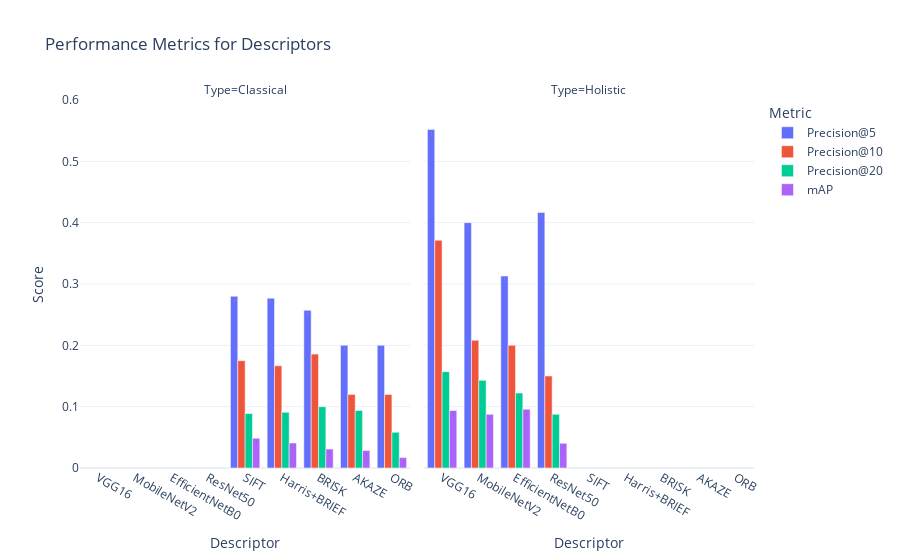

Notebook code cell kept with this figure:
### Markdown cell above
## Visualisation

### Code cell
# Data for the descriptors and their performance metrics
data = {
    'Descriptor': [
        'ORB', 'SIFT', 'Harris+BRIEF', 'AKAZE', 'BRISK', 
        'ResNet50', 'VGG16', 'MobileNetV2', 'EfficientNetB0'
    ],
    'Precision@5': [0.2000, 0.2800, 0.2769, 0.2000, 0.2571, 0.4167, 0.5520, 0.4000, 0.3130],
    'Precision@10': [0.1200, 0.1750, 0.1667, 0.1200, 0.1857, 0.1500, 0.3714, 0.2083, 0.2000],
    'Precision@20': [0.0583, 0.0889, 0.0909, 0.0938, 0.1000, 0.0875, 0.1571, 0.1429, 0.1222],
    'mAP': [0.0170, 0.0485, 0.0407, 0.0285, 0.0308, 0.0402, 0.0938, 0.0875, 0.0959]
}

# Convert the data into a DataFrame
df = pd.DataFrame(data)

# Add a new column to classify descriptors as 'Classical' or 'Holistic'
df['Type'] = ['Classical', 'Classical', 'Classical', 'Classical', 'Classical', 
              'Holistic', 'Holistic', 'Holistic', 'Holistic']

# Melt the DataFrame to structure it for Plotly Express
df_melted = df.melt(id_vars=['Descriptor', 'Type'], var_name='Metric', value_name='Value')

# Create a grouped bar plot using Plotly Express
fig = px.bar(
    df_melted,
    x='Descriptor',
    y='Value',
    color='Metric',
    barmode='group',
    title='Performance Metrics for Descriptors',
    labels={'Value': 'Score', 'Descriptor': 'Descriptor'},
    text='Value',
    facet_col='Type',  # Separate Classical and Holistic descriptors
    # color_discrete_sequence=px.colors.qualitative.Set1  # Use distinct colors
)

# Update layout for better readability
fig.update_layout(
    template='plotly_white',
    yaxis=dict(title='Score', range=[0, 0.6]),
    legend_title='Metric',
    xaxis={'categoryorder': 'total descending'},
)

# Display the plot
fig.show()

### Figure 1 — Plotly figure (JSON) as saved in the notebook; plotly's stock layout.template omitted (floating-point values rounded to 4 significant figures)
{"data": [{"alignmentgroup": "True", "hovertemplate": "Metric=Precision@5<br>Type=Classical<br>Descriptor=%{x}<br>Score=%{text}<extra></extra>", "legendgroup": "Precision@5", "marker": {"color": "#636efa", "pattern": {"shape": ""}}, "name": "Precision@5", "offsetgroup": "Precision@5", "orientation": "v", "showlegend": true, "text": [0.2, 0.28, 0.2769, 0.2, 0.2571], "textposition": "auto", "type": "bar", "x": ["ORB", "SIFT", "Harris+BRIEF", "AKAZE", "BRISK"], "xaxis": "x", "y": [0.2, 0.28, 0.2769, 0.2, 0.2571], "yaxis": "y"}, {"alignmentgroup": "True", "hovertemplate": "Metric=Precision@5<br>Type=Holistic<br>Descriptor=%{x}<br>Score=%{text}<extra></extra>", "legendgroup": "Precision@5", "marker": {"color": "#636efa", "pattern": {"shape": ""}}, "name": "Precision@5", "offsetgroup": "Precision@5", "orientation": "v", "showlegend": false, "text": [0.4167, 0.552, 0.4, 0.313], "textposition": "auto", "type": "bar", "x": ["ResNet50", "VGG16", "MobileNetV2", "EfficientNetB0"], "xaxis": "x2", "y": [0.4167, 0.552, 0.4, 0.313], "yaxis": "y2"}, {"alignmentgroup": "True", "hovertemplate": "Metric=Precision@10<br>Type=Classical<br>Descriptor=%{x}<br>Score=%{text}<extra></extra>", "legendgroup": "Precision@10", "marker": {"color": "#EF553B", "pattern": {"shape": ""}}, "name": "Precision@10", "offsetgroup": "Precision@10", "orientation": "v", "showlegend": true, "text": [0.12, 0.175, 0.1667, 0.12, 0.1857], "textposition": "auto", "type": "bar", "x": ["ORB", "SIFT", "Harris+BRIEF", "AKAZE", "BRISK"], "xaxis": "x", "y": [0.12, 0.175, 0.1667, 0.12, 0.1857], "yaxis": "y"}, {"alignmentgroup": "True", "hovertemplate": "Metric=Precision@10<br>Type=Holistic<br>Descriptor=%{x}<br>Score=%{text}<extra></extra>", "legendgroup": "Precision@10", "marker": {"color": "#EF553B", "pattern": {"shape": ""}}, "name": "Precision@10", "offsetgroup": "Precision@10", "orientation": "v", "showlegend": false, "text": [0.15, 0.3714, 0.2083, 0.2], "textposition": "auto", "type": "bar", "x": ["ResNet50", "VGG16", "MobileNetV2", "EfficientNetB0"], "xaxis": "x2", "y": [0.15, 0.3714, 0.2083, 0.2], "yaxis": "y2"}, {"alignmentgroup": "True", "hovertemplate": "Metric=Precision@20<br>Type=Classical<br>Descriptor=%{x}<br>Score=%{text}<extra></extra>", "legendgroup": "Precision@20", "marker": {"color": "#00cc96", "pattern": {"shape": ""}}, "name": "Precision@20", "offsetgroup": "Precision@20", "orientation": "v", "showlegend": true, "text": [0.0583, 0.0889, 0.0909, 0.0938, 0.1], "textposition": "auto", "type": "bar", "x": ["ORB", "SIFT", "Harris+BRIEF", "AKAZE", "BRISK"], "xaxis": "x", "y": [0.0583, 0.0889, 0.0909, 0.0938, 0.1], "yaxis": "y"}, {"alignmentgroup": "True", "hovertemplate": "Metric=Precision@20<br>Type=Holistic<br>Descriptor=%{x}<br>Score=%{text}<extra></extra>", "legendgroup": "Precision@20", "marker": {"color": "#00cc96", "pattern": {"shape": ""}}, "name": "Precision@20", "offsetgroup": "Precision@20", "orientation": "v", "showlegend": false, "text": [0.0875, 0.1571, 0.1429, 0.1222], "textposition": "auto", "type": "bar", "x": ["ResNet50", "VGG16", "MobileNetV2", "EfficientNetB0"], "xaxis": "x2", "y": [0.0875, 0.1571, 0.1429, 0.1222], "yaxis": "y2"}, {"alignmentgroup": "True", "hovertemplate": "Metric=mAP<br>Type=Classical<br>Descriptor=%{x}<br>Score=%{text}<extra></extra>", "legendgroup": "mAP", "marker": {"color": "#ab63fa", "pattern": {"shape": ""}}, "name": "mAP", "offsetgroup": "mAP", "orientation": "v", "showlegend": true, "text": [0.017, 0.0485, 0.0407, 0.0285, 0.0308], "textposition": "auto", "type": "bar", "x": ["ORB", "SIFT", "Harris+BRIEF", "AKAZE", "BRISK"], "xaxis": "x", "y": [0.017, 0.0485, 0.0407, 0.0285, 0.0308], "yaxis": "y"}, {"alignmentgroup": "True", "hovertemplate": "Metric=mAP<br>Type=Holistic<br>Descriptor=%{x}<br>Score=%{text}<extra></extra>", "legendgroup": "mAP", "marker": {"color": "#ab63fa", "pattern": {"shape": ""}}, "name": "mAP", "offsetgroup": "mAP", "orientation": "v", "showlegend": false, "text": [0.0402, 0.0938, 0.0875, 0.0959], "textposition": "auto", "type": "bar", "x": ["ResNet50", "VGG16", "MobileNetV2", "EfficientNetB0"], "xaxis": "x2", "y": [0.0402, 0.0938, 0.0875, 0.0959], "yaxis": "y2"}], "layout": {"annotations": [{"font": {}, "showarrow": false, "text": "Type=Classical", "x": 0.245, "xanchor": "center", "xref": "paper", "y": 1, "yanchor": "bottom", "yref": "paper"}, {"font": {}, "showarrow": false, "text": "Type=Holistic", "x": 0.755, "xanchor": "center", "xref": "paper", "y": 1, "yanchor": "bottom", "yref": "paper"}], "barmode": "group", "legend": {"title": {"text": "Metric"}, "tracegroupgap": 0}, "title": {"text": "Performance Metrics for Descriptors"}, "xaxis": {"anchor": "y", "categoryorder": "total descending", "domain": [0, 0.49], "title": {"text": "Descriptor"}}, "xaxis2": {"anchor": "y2", "domain": [0.51, 1], "matches": "x", "title": {"text": "Descriptor"}}, "yaxis": {"anchor": "x", "domain": [0, 1], "range": [0, 0.6], "title": {"text": "Score"}}, "yaxis2": {"anchor": "x2", "domain": [0, 1], "matches": "y", "showticklabels": false}}}
